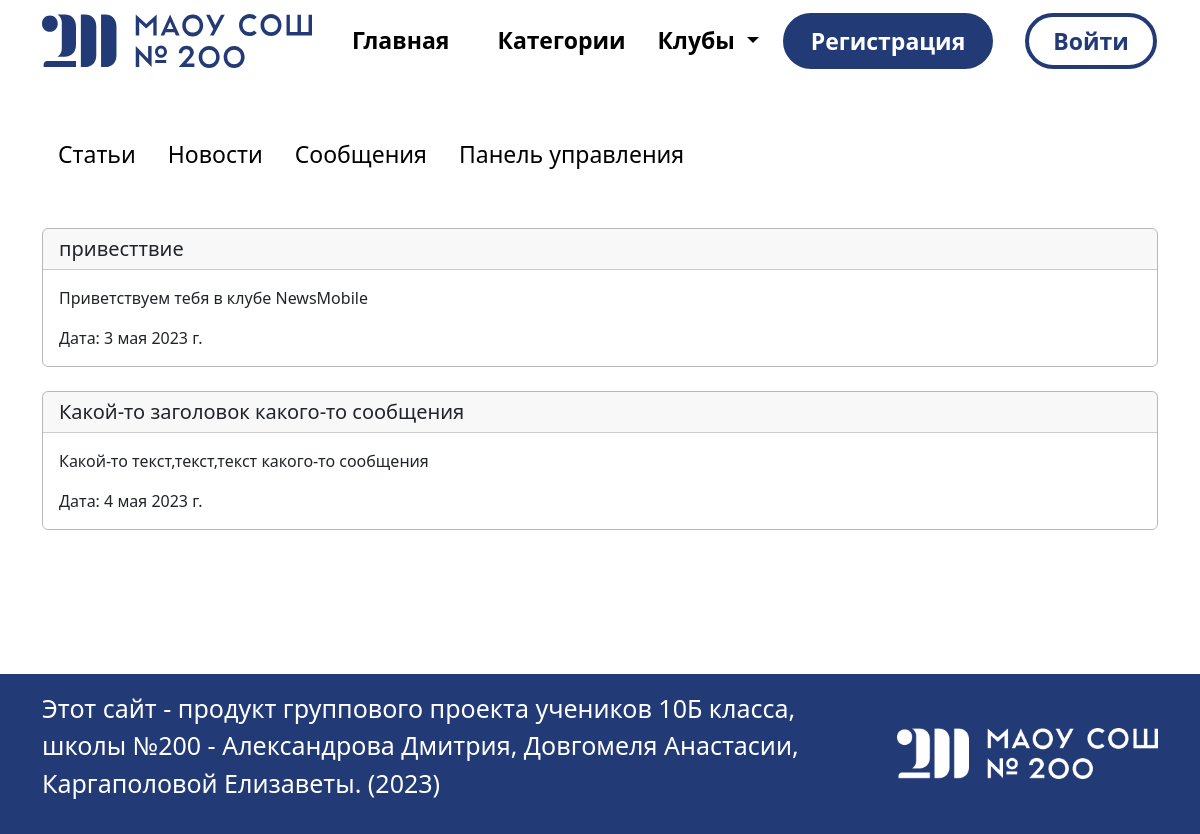
The app's page /show_content/newsmobile/messages/, older data.
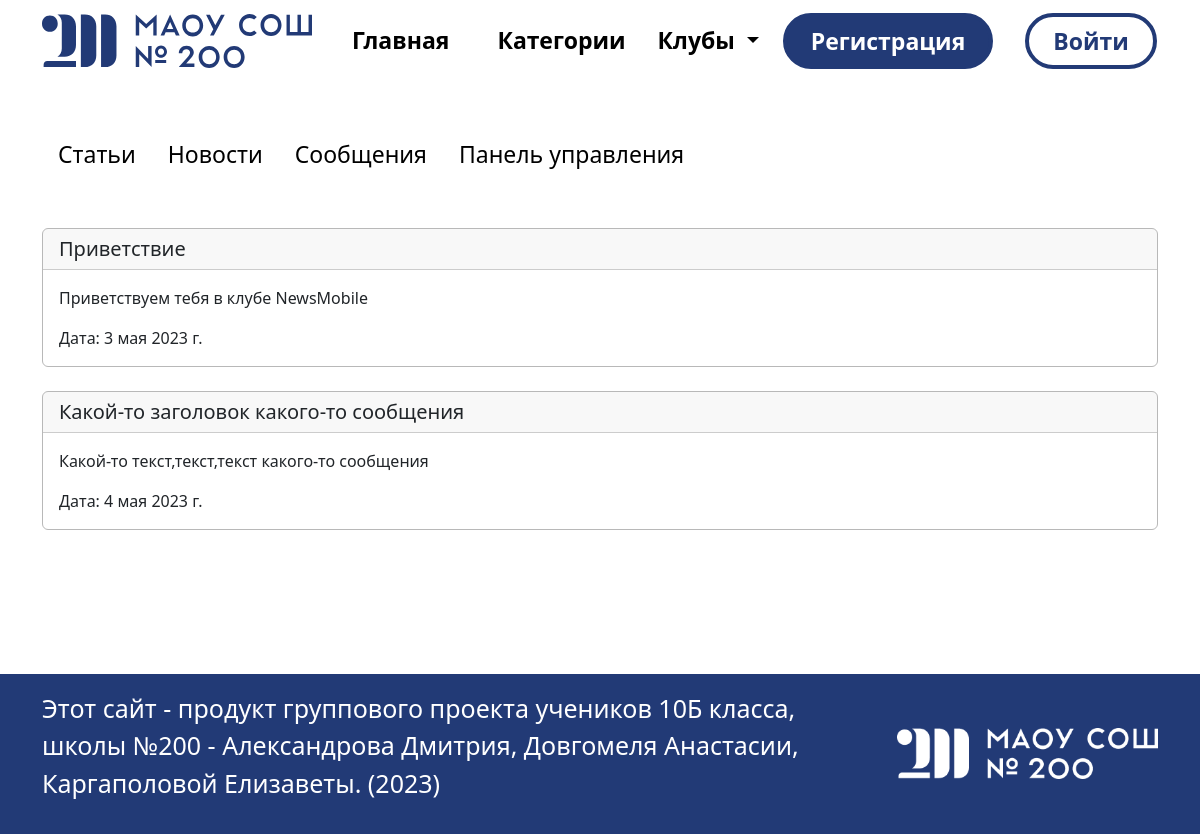
The same page, newer data.
### clubs_app/models.py (models this page shows)
class MessageClub(models.Model):
    sender = models.ForeignKey(settings.AUTH_USER_MODEL,
                               on_delete=models.CASCADE, verbose_name='Отправитель')
    sender_club = models.ForeignKey('ClubModel', on_delete=models.CASCADE, verbose_name='Клуб', null=True)
    slug_msg = models.SlugField(unique=True, max_length=512)
    title_msg = models.CharField(null=True, blank=False, max_length=128, verbose_name='Заголовок сообщения')
    body_msg = models.TextField(null=True, blank=False, verbose_name='Сообщение')
    date_load = models.DateField(default=django.utils.timezone.now, verbose_name='Дата')
    class Meta:
        verbose_name = 'Сообщения клубов'
        verbose_name_plural = 'Сообщения клубов'

### clubs_app/views.py (the view)
# urls.py: path('show_content/<slug:slug_club>/messages/', show_messages, name='show_messages'),
def show_messages(request, slug_club):
    context = {
        'slug_club': slug_club,
        'messages': MessageClub.objects.filter(sender_club=ClubModel.objects.get(slug_club=slug_club))
    }
    return render(request, template_name='clubs_app/show_messages.html', context=context)

### clubs_app/templates/clubs_app/show_messages.html (shortened to what this page needs)
{% extends 'clubs_app/base/base.html' %}
{% load static %}
{% block css %}
    <link rel="stylesheet" href="{% static 'css/style2.css' %}">
{% endblock %}
{% block content %}<br><br>
    {% include 'clubs_app/base/nav.html' %}
    {% for message in messages %}
        <div class="container">
            <div class="card" style="border: 1px solid #b8b8b8">
                <h5 class="card-header">{{ message.title_msg }}</h5>
                <div class="card-body">
                    <p class="card-text">{{ message.body_msg }}</p>
                    <p class="card-text">Дата: {{ message.date_load }}</p>
                </div>
            </div>
        </div>
        </div><br>
    {% endfor %}
{% endblock content %}

Row changes from the older to the newer data that the page shows:
changed MessageClub "Приветствуем тебя в клубе NewsMobile": title_msg "привесттвие" → "Приветствие"
